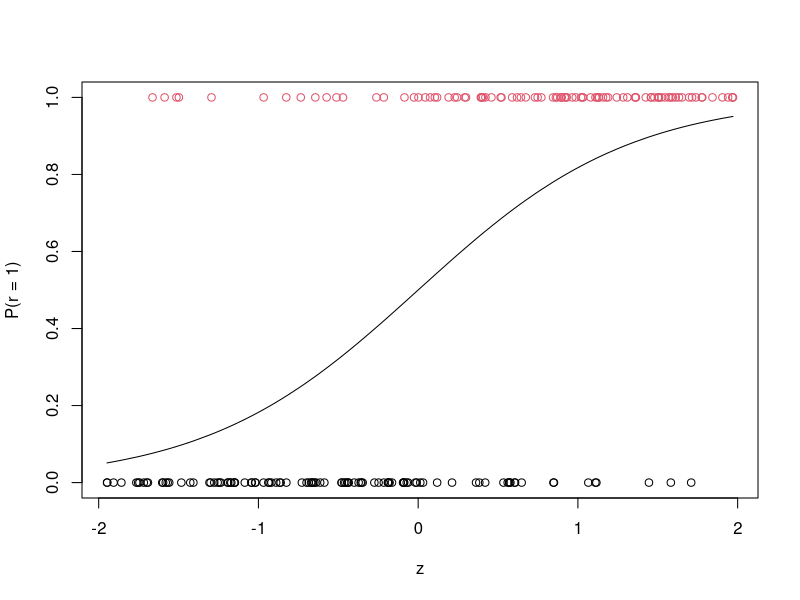

Generate this figure with R:
## ---- chunk 1
#| label: logistic-fns
#| message: false

### numerically stable log(1 + exp(u))
log1pexp <- function(u) pmax(u, 0) + log1p(exp(-abs(u)))

### negative log-likelihood, negative score, and information matrix
lik_score_info <- function(b, r, z) {
    u <- b[1] + b[2] * z
    p <- plogis(u)
    w <- p * (1 - p)
    list(
        neg_loglik = -sum(u * r - log1pexp(u)),
        neg_score  = -c(sum(r - p), sum(z * (r - p))),
        inf        = matrix(c(sum(w), sum(z * w),
                              sum(z * w), sum(z * z * w)), 2, 2)
    )
}

neg_logp_logistic <- function(b, z, r) {
    u <- b[1] + b[2] * z
    -sum(u * r - log1pexp(u))
}
## ---- chunk 2
#| label: logistic-nr

mle_logistic_nr <- function(b0, no_iter, r, z, debug = FALSE) {
    out <- matrix(NA_real_, no_iter + 1, 3,
                  dimnames = list(NULL, c("beta0", "beta1", "neg_loglike")))
    b <- b0
    for (i in seq_len(no_iter + 1)) {
        q <- lik_score_info(b, r, z)
        out[i, ] <- c(b, q$neg_loglik)
        if (debug) print(out[i, ])
        if (i > no_iter) break
        step <- tryCatch(solve(q$inf, q$neg_score),
                         error = function(e) rep(NA_real_, 2))
        if (any(!is.finite(step))) break
        b <- b - step
    }
    out
}
## ---- chunk 3
#| label: logistic-data
#| fig-cap: "Simulated logistic data: true success probability and observed responses."

gen_logistic_data <- function(b, n) {
    z <- sort(runif(n, -2, 2))
    p <- plogis(b[1] + b[2] * z)
    r <- rbinom(n, 1, p)
    plot(z, p, type = "l", ylim = c(0, 1), ylab = "P(r = 1)")
    points(z, r, col = r + 1)
    list(z = z, r = r)
}

set.seed(1)
data <- gen_logistic_data(c(0, 1.5), 200)
## ---- chunk 4
#| label: logistic-nr-good
round(mle_logistic_nr(c(0, 3), 8, data$r, data$z), 6)
## ---- chunk 5
#| label: logistic-nlm
logit_nlm <- nlm(neg_logp_logistic, c(0, 0),
                 z = data$z, r = data$r, hessian = TRUE)
logit_nlm$estimate
sqrt(diag(solve(logit_nlm$hessian)))   # asymptotic standard errors
## ---- chunk 6
#| label: logistic-glm
summary(glm(r ~ z, family = binomial(), data = data))$coefficients
